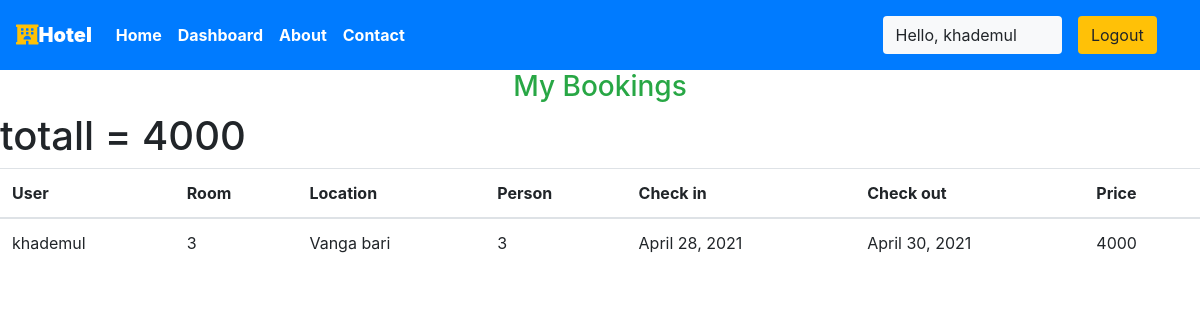
The page /user/bookings (signed in) on the database as committed earlier.
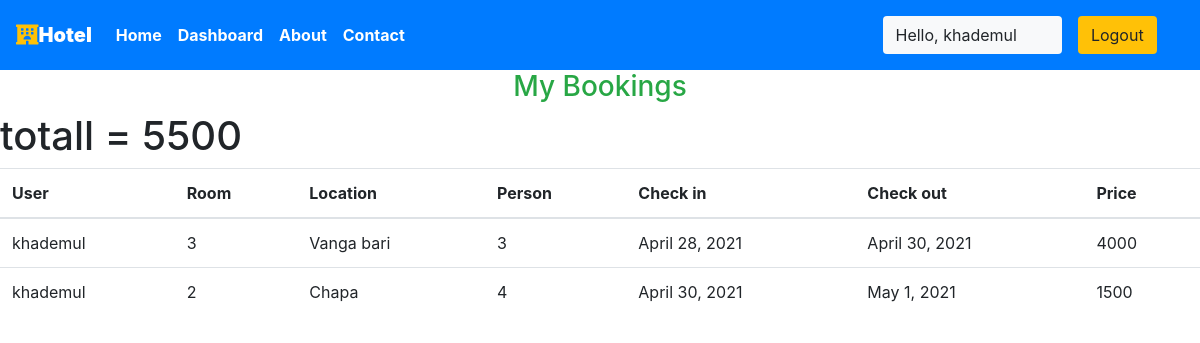
The same page on the database as committed later.
### main/models.py (models this page shows, shortened)
class Reservation(models.Model):
    id = models.AutoField(primary_key=True)
    check_in = models.DateField(auto_now =False)
    check_out = models.DateField()
    room = models.ForeignKey(Room, on_delete = models.CASCADE)
    guest = models.ForeignKey(User, on_delete= models.CASCADE)
    booking_id = models.CharField(max_length=100,default="null")
    @property
    def total_price(self):
        days = (self.check_out - self.check_in).days
        print(days)
        result = self.room.price * days
        return result

class Room(models.Model):
    ROOM_STATUS = (
    ("1", "available"),
    ("2", "not available"),
    )
    ROOM_TYPE = (
    ("1", "premium"),
    ("2", "deluxe"),
    ("3","basic"),
    )
    id = models.AutoField(primary_key=True)
    room_type = models.CharField(max_length=50,choices = ROOM_TYPE)
    capacity = models.IntegerField()
    price = models.IntegerField()
    size = models.IntegerField()
    hotel = models.ForeignKey(Hotel, on_delete = models.CASCADE)
    status = models.CharField(choices =ROOM_STATUS,max_length = 15)
    roomnumber = models.IntegerField()

class Hotel(models.Model):
    id = models.AutoField(primary_key=True)
    name = models.CharField(max_length=30,null=True)
    owner = models.ForeignKey(User, blank=True, null=True, on_delete=models.CASCADE)
    location = models.CharField(max_length=50)
    state = models.CharField(max_length=50,null=True)
    country = models.CharField(max_length=50,null=True)

### main/views.py (the view)
# urls.py: path('user/bookings', views.user_bookings,name="userbookings"),
@login_required(login_url='/user')
def user_bookings(request):
    if request.user.is_authenticated == False:
        messages.error(request,"Please login to Book rooms")
        return redirect('userloginpage')
    user = User.objects.all().get(id=request.user.id)
    bookings = Reservation.objects.all().filter(guest=user)
    total = 0
    for book in bookings:
        checkin = book.check_in
        checkout = book.check_out
        price = book.room.price
        total += price * (checkout - checkin).days
    if not bookings:
        messages.warning(request,"No Bookings Found")
    return HttpResponse(render(request,'user/mybookings.html',{'bookings':bookings, 'total':total}))

### main/templatetags/app_tags.py (called while the page is built)
@register.filter(name='has_group')
def has_group(user, group_name):
    group = Group.objects.get(name=group_name)
    return True if group in user.groups.all() else False

### templates/user/mybookings.html
{% extends 'basic.html' %} {% block title %}Dashboard {% endblock title %} {% block body %}
{% load app_tags %}
<h3 class="text-center  text-success">My Bookings </h3>
<table class="table">
    <thead>
        <th>User</th>
        <th>Room</th>
        <th>Location</th>
        <th>Person</th>
        <th>Check in</th>
        <th>Check out</th>
        <th>Price</th>
    </thead>
    {% for each_booking in bookings %}
    <tr>
        <td>{{each_booking.guest.username}}</td>
        <td>{{each_booking.room.roomnumber}}</td>
        <td>{{each_booking.room.hotel.location}}</td>
        <td>{{each_booking.room.capacity}}</td>
        <td>{{each_booking.check_in}}</td>
        <td>{{each_booking.check_out}}</td>
        <td>{{each_booking.total_price}}</td>
    </tr>
    {% endfor %}
    <h1>totall = {{ total }}</h1>
</table>
{% endblock body %}

Rows that differ between the two databases and show on the page:
added Reservation: guest.username "khademul", room.roomnumber "2", room.hotel.location "Chapa", room.capacity "4", check_in "April 30, 2021", check_out "May 1, 2021", total_price "1500"
Other text that changed with them:
{{ total }}: "4000" → "5500"
